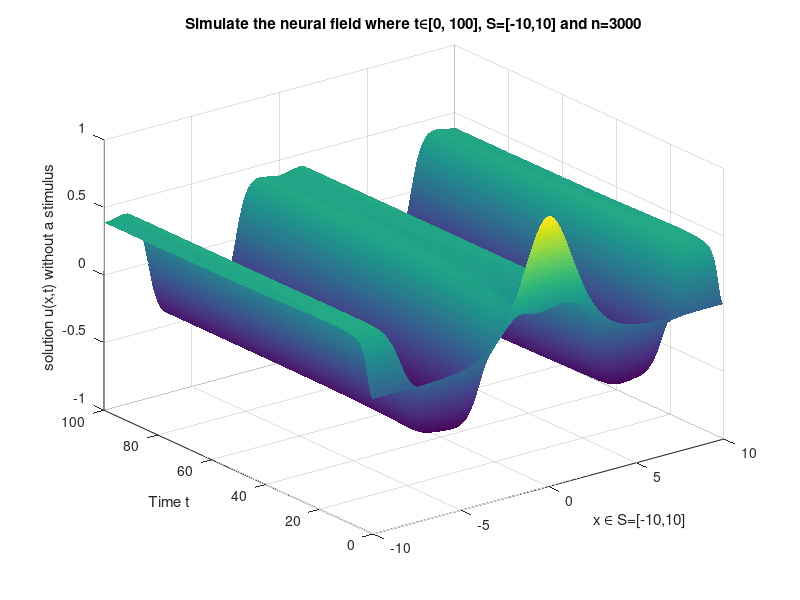

Here is the MATLAB script that generated this plot:
%% Cleaning
clear all, close all, clc, format short e;

%% Perform a numerical simulation of the neural field
% ∂𝑡𝑢(𝑥,𝑡) = −𝑢(𝑥,𝑡)+∫R 𝑤(𝑥−𝑦)𝑓(𝑢(𝑦,𝑡)−h)𝑑𝑦, 
% 𝑢(𝑥,0) = 𝑢0(𝑥),

% Setting up function handles 
w_handle = @(x) (1- abs(x)) .* exp(-abs(x));
f_handle = @(u) 1./(1 + exp(-10*u));
u_zero_handle = @(x) 1./(cosh(0.5 * x)).^2;

% Setting up the interval and how many x are in the interval 
L = 10;
% L = 50;
n = 3000;
Tfinal = 100;
% Tfinal = 500;
Tn = 3000;

%create n with n+1 so we have the 0
xvec = linspace(-L,L,n+1)'; 

% delete the last value of xvec (aka L) so it's a circle
xvec = xvec(1:n);
tspan = linspace(0,Tfinal,Tn+1)';
delta_x = xvec(2)-xvec(1);

% Setting up the vector U(0)
u_zero = u_zero_handle(xvec);

% Setting up the vector w(x)
w = w_handle(xvec)*delta_x;

%% Creating the matrix W
W = zeros(n,n);

% for loop
N_L0 = (n+2)/2;
W(N_L0,:) = w;
halfn = n/2;
for k = 1:(halfn)
    W((N_L0 - k), :) = circshift(w,k);
end
for k = 1:(halfn-1)
    W((N_L0 + k), :) = circshift(w,-k);
end


%% Setting up RHS with I(x,t)=0
rhs_handle1 = @(t,u) -u + W * f_handle(u);

% Check RHS with t=0
rhs_time0 = rhs_handle1(0, u_zero);

% Obtain t1 and y1
[t1,u1] = ode45(rhs_handle1,tspan,u_zero);


%% Simulate the neural field for t ∈ [0, 100]
figure(2)
[X, T] = meshgrid(xvec,t1);
surf(X, T, u1);
shading interp
title('Simulate the neural field where t∈[0, 100], S=[-10,10] and n=3000');
xlabel('x ∈ S=[-10,10]');
ylabel('Time t');
zlabel('solution u(x,t) without a stimulus');
